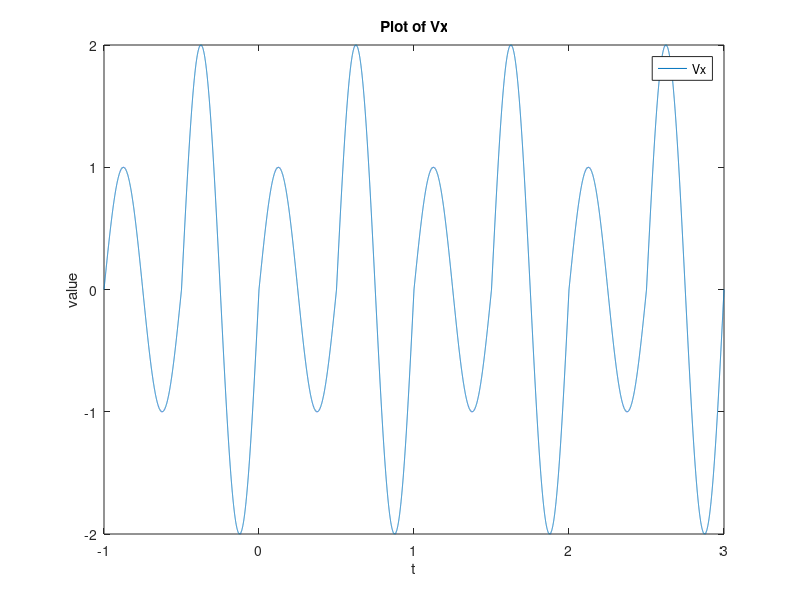
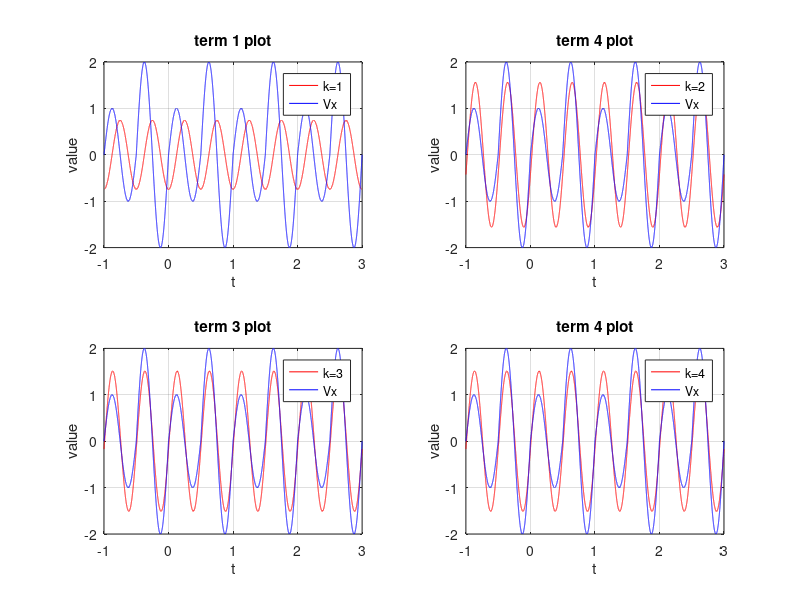
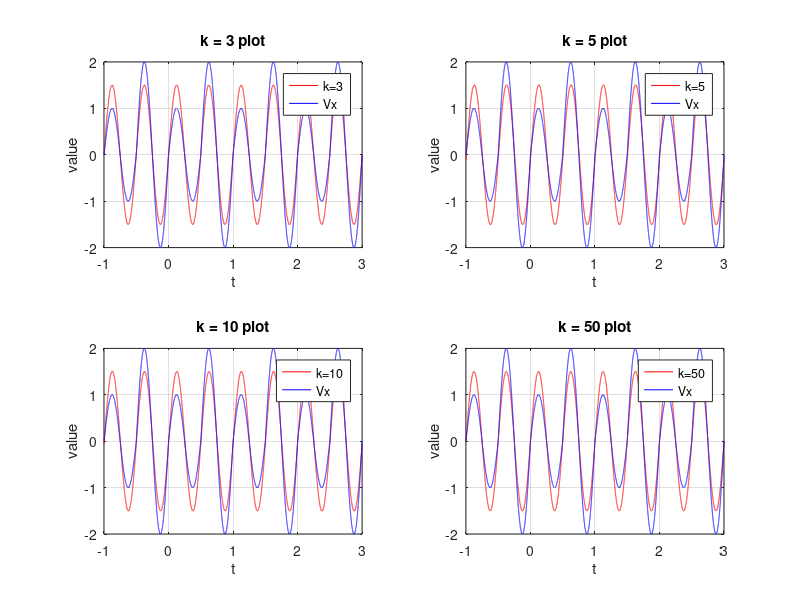
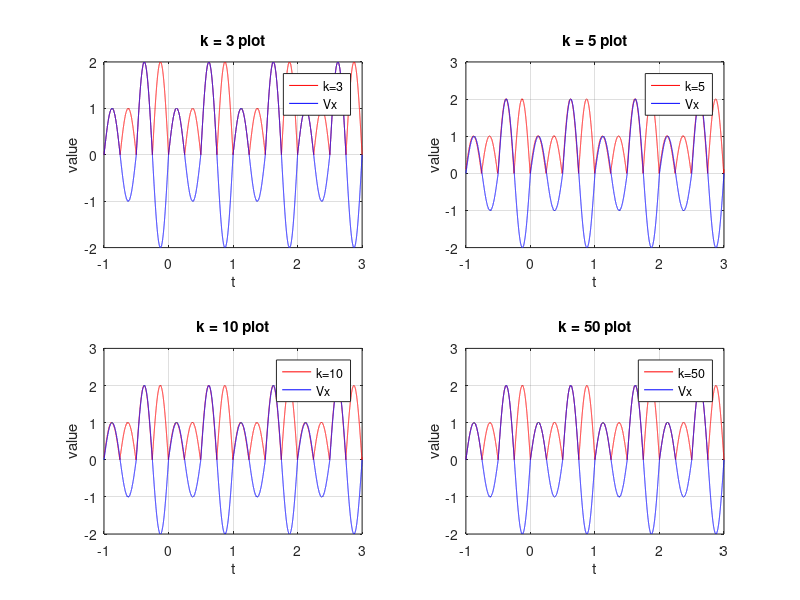

Recreate these plots in MATLAB, in order.
%-------- task 1 ---------
V = 1;
T = 1;

x = linspace(-T,3*T,40001);
%First condition
cond11 = 0 <= mod(x,T);
cond12 = mod(x,T) <= T/2;
fn1 = V * sin(4*pi*x/T) .* cond11 .* cond12;

%2nd Condition
cond21 = T/2 <= mod(x,T);
cond22 = mod(x,T) <= T;
fn2 = 2*V * sin(4*pi*x/T) .* cond21 .* cond22;

%add both conditions to make Vx ... add x for our linspahce
Vx = fn1 + fn2;
w = 4 * pi / T;

figure(1)
plot(x,Vx)
title('Plot of Vx')
legend('Vx')
xlabel('t')
ylabel('value')


%------ 2nd task -----

%ak = 4*V / (pi * (k^2 -4));
bk2 = 3/2;
ao = 0;

%term 1
term1 = 0;
for k = 0:1
    ak = 4*V / (pi * (k^2 -4));
    term1 = term1 + ao + (ak * cos(x *w));
end 

%term 2
term2 = 0;
for k = 0:2
    ak = 4*V / (pi * (k^2 -4));
    if mod(k,2)== 1
        term2 = term2 + ao + (ak * cos(x *w));
    end
end 
%for all terms k >= 2, you must add in the bk2 term
term2 = term2 + (bk2* sin(x * w));

%term3
term3 = 0;
for k = 0:3
    ak = 4*V / (pi * (k^2 -4));
    if mod(k,2)== 1
        term3 = term3 + ao + (ak * cos(x * w));
    end
end 
term3 = term3 + (bk2* sin(x * w));

%term4 - Bear in mind since there is no change in ak or bk at t =4
term4 = 0;
%term 1
for k = 0:4
    ak = 4*V / (pi * (k^2 -4));
    if mod(k,2)== 1
        term4 = term4 + ao + (ak * cos(x * w));
    end
end 
term4 = term4 + (bk2* sin(x * w));

figure(2)
subplot(2,2,1)
plot(x,term1,'r')
title('term 1 plot')
xlabel('t')
ylabel('value')
hold on 
plot(x,Vx,'b')
hold off
legend('k=1', 'Vx')
grid

subplot(2,2,2)
plot(x,term2,'r')
title('term 4 plot')
xlabel('t')
ylabel('value')
hold on 
plot(x,Vx,'b')
hold off
legend('k=2', 'Vx')
grid

subplot(2,2,3)
plot(x,term3,'r')
title('term 3 plot')
xlabel('t')
ylabel('value')
hold on 
plot(x,Vx,'b')
hold off
legend('k=3', 'Vx')
grid

subplot(2,2,4)
plot(x,term4,'r')
title('term 4 plot')
xlabel('t')
ylabel('value')
hold on 
plot(x,Vx,'b')
hold off
legend('k=4', 'Vx')
grid

%----- task 3, same thing as last task... just use n = 3,5,10,50-------
%since I decided not to use functions, and simply retype my code, this will
%be fun


%term 2
term1 = 0;
for k = 0:3
    ak = 4*V / (pi * (k^2 -4));
    if mod(k,2)== 1
        term2 = term2 + ao + (ak * cos(x * w));
    end
    error1 = (abs(term1- Vx)/V);
end 
%for all terms k >= 2, you must add in the bk2 term
term1 = term1 + (bk2* sin(x * w));

%term 2
term2 = 0;
for k = 0:5
    ak = 4*V / (pi * (k^2 -4));
    if mod(k,2)== 1
        term2 = term2 + ao + (ak * cos(x * w));
    end
    error2 = (abs(term2- Vx)/V);
end 
%for all terms k >= 2, you must add in the bk2 term
term2 = term2 + (bk2* sin(x * w));

%term3
term3 = 0;
for k = 0:10
    ak = 4*V / (pi * (k^2 -4));
    if mod(k,2)== 1
        term3 = term3 + ao + (ak * cos(x * w));
    end
    error3 = (abs(term3- Vx)/V);
end 
term3 = term3 + (bk2* sin(x * w));

term4 = 0;
%term 4
for k = 0:50
    ak = 4*V / (pi * (k^2 -4));
    if mod(k,2)== 1
        term4 = term4 + ao + (ak * cos(x * w));
    end
    error4 = (abs(term4- Vx)/V);
end 
term4 = term4 + (bk2* sin(x * w));

figure(3)
subplot(2,2,1)
plot(x,term1,'r')
title('k = 3 plot')
xlabel('t')
ylabel('value')
hold on 
plot(x,Vx,'b')
hold off
legend('k=3', 'Vx')
grid

subplot(2,2,2)
plot(x,term2,'r')
title('k = 5 plot')
xlabel('t')
ylabel('value')
hold on 
plot(x,Vx,'b')
hold off
legend('k=5', 'Vx')
grid

subplot(2,2,3)
plot(x,term3,'r')
title('k = 10 plot')
xlabel('t')
ylabel('value')
hold on 
plot(x,Vx,'b')
hold off
legend('k=10', 'Vx')
grid

subplot(2,2,4)
plot(x,term4,'r')
title('k = 50 plot')
xlabel('t')
ylabel('value')
hold on 
plot(x,Vx,'b')
hold off
legend('k=50', 'Vx')
grid
 %------- now we plot error.
 
n1Max = max(((term1- Vx)/V)*10);
n2Max = max(((term2- Vx)/V)*10);
n3Max = max(((term3- Vx)/V)*10);
n4Max = max(((term4- Vx)/V)*10);

figure(4)
subplot(2,2,1)
plot(x,error1,'r')
title('k = 3 plot')
xlabel('t')
ylabel('value')
hold on 
plot(x,Vx,'b')
hold off
legend('k=3', 'Vx')
grid

subplot(2,2,2)
plot(x,error2,'r')
title('k = 5 plot')
xlabel('t')
ylabel('value')
hold on 
plot(x,Vx,'b')
hold off
legend('k=5', 'Vx')
grid

subplot(2,2,3)
plot(x,error3,'r')
title('k = 10 plot')
xlabel('t')
ylabel('value')
hold on 
plot(x,Vx,'b')
hold off
legend('k=10', 'Vx')
grid

subplot(2,2,4)
plot(x,error4,'r')
title('k = 50 plot')
xlabel('t')
ylabel('value')
hold on 
plot(x,Vx,'b')
hold off
legend('k=50', 'Vx')
grid

term4 = 0;
%term 4
for k = 0:50
    ak = 4*V / (pi * (k^2 -4));
    if mod(k,2)== 1
        term4 = term4 + ao + (ak * cos(x * w));
    end
end 
term4 = term4 + bk2* sin(x * w);
n4Max = max(((term4- Vx)/V)*10)